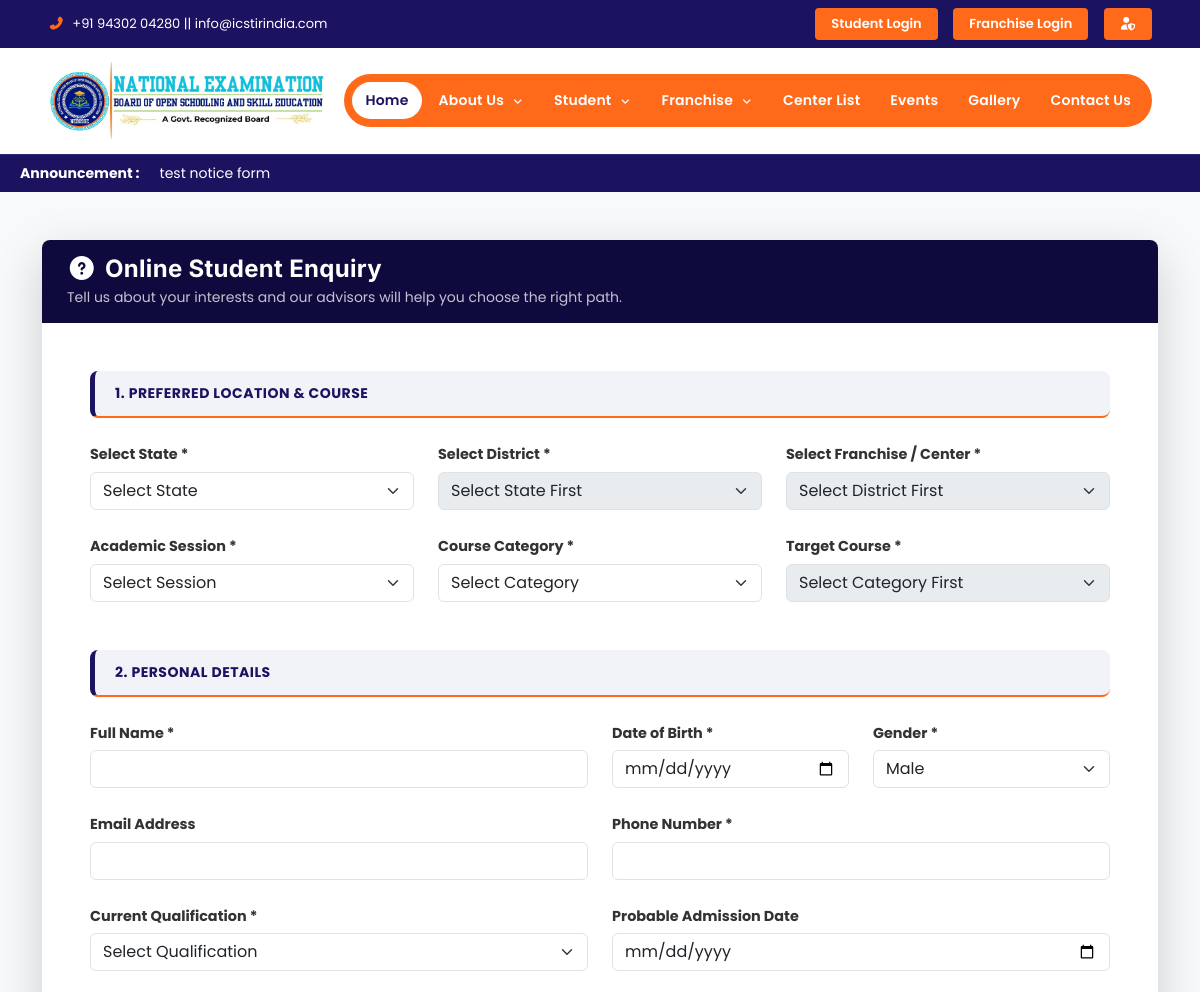
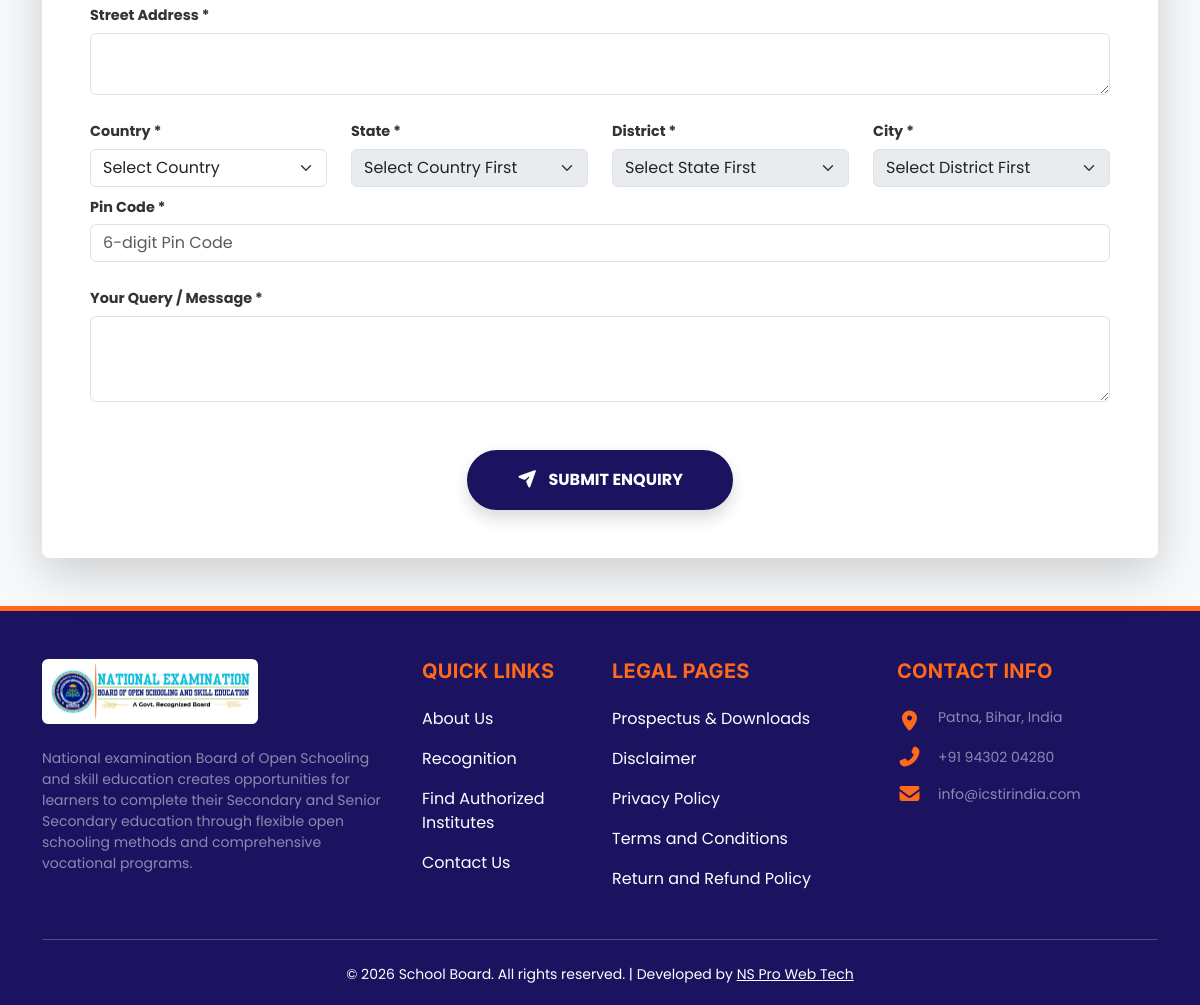
The app's page /student/online-student-enquiry.php with its own data (2 pictures, top to bottom).
### tables this page shows
CREATE TABLE `frontend_menus` (
  `id` int(11) NOT NULL,
  `parent_id` int(11) DEFAULT 0,
  `title` varchar(100) NOT NULL,
  `link` varchar(255) DEFAULT NULL,
  `sort_order` int(11) DEFAULT 0,
  `status` tinyint(1) DEFAULT 1,
  `created_at` timestamp NOT NULL DEFAULT current_timestamp()
);

### common/config.php (called while the page is built, shortened)
<?php
require_once(__DIR__ . "/db.php");
$SITE_SETTINGS = [];
try {
    $setStmt = $pdo->query("SELECT setting_key, setting_value FROM site_settings WHERE status = 1");
    $SITE_SETTINGS = $setStmt->fetchAll(PDO::FETCH_KEY_PAIR);
} catch (PDOException $e) {  }
function getSetting($key, $default = '') {
    global $SITE_SETTINGS;
    return $SITE_SETTINGS[$key] ?? $default;
}
?>

### student/online-student-enquiry.php (the view, shortened to what this page needs)
<?php
require_once('../common/config.php');
$profile = null;
?>
<!DOCTYPE html>
<html lang="en">
<head>
    <?php include("../common/meta.php"); ?>
    <link rel="stylesheet" href="<?php echo BASE_URL; ?>assets/css/style.css">
    <link id="dynamic-theme-css" rel="stylesheet" href="<?php echo BASE_URL; ?>theme.php">
    <link rel="stylesheet" href="<?php echo BASE_URL; ?>assets/css/student.css">
</head>
<body class="bg-light">
    <?php include("../common/header.php"); ?>
    <div class="container py-5">
        <div class="row justify-content-center">
            <div class="col-lg-12">
                <div class="card border-0 shadow-lg rounded-4 overflow-hidden">
                    <div class="card-header bg-primary-theme p-4 text-white">
                        <h4 class="mb-1 fw-bold"><i class="fas fa-question-circle me-2"></i>Online Student Enquiry</h4>
                        <p class="mb-0 small opacity-75">Tell us about your interests and our advisors will help you choose the right path.</p>
                    </div>
                    <div class="card-body p-4 p-md-5 bg-white">
                        <form id="enhancedEnquiryForm" class="row g-4">
                            <div class="col-12">
                                <div class="form-section-title mb-0">1. Preferred Location & Course</div>
                            </div>
                            <div class="col-md-4">
                                <label class="form-label small fw-bold">Select State *</label>
                                <select class="form-select" name="state" id="enq_state" required>
                                    <option value="">Select State</option>
                                </select>
                            </div>
                            <div class="col-md-4">
                                <label class="form-label small fw-bold">Select District *</label>
                                <select class="form-select" name="district" id="enq_district" required disabled>
                                    <option value="">Select State First</option>
                                </select>
                            </div>
                            <div class="col-md-4">
                                <label class="form-label small fw-bold">Select Franchise / Center *</label>
                                <select class="form-select" name="center_id" id="enq_center" required disabled>
                                    <option value="">Select District First</option>
                                </select>
                            </div>
                            <div class="col-md-4">
                                <label class="form-label small fw-bold">Academic Session *</label>
                                <select class="form-select" name="session_id" required>
                                    <option value="">Select Session</option>
                                </select>
                            </div>
                            <div class="col-md-4">
                                <label class="form-label small fw-bold">Course Category *</label>
                                <select class="form-select" name="course_category" id="enq_category" required>
                                    <option value="">Select Category</option>
                                </select>
                            </div>
                            <div class="col-md-4">
                                <label class="form-label small fw-bold">Target Course *</label>
                                <select class="form-select" name="course_id" id="enq_course" required disabled>
                                    <option value="">Select Category First</option>
                                </select>
                            </div>
                            <div class="col-12 mt-5">
                                <div class="form-section-title mb-0">2. Personal Details</div>
                            </div>
                            <div class="col-md-6">
                                <label class="form-label small fw-bold">Full Name *</label>
                                <input type="text" class="form-control" name="full_name" value="<?php echo $profile['full_name'] ?? ''; ?>" required>
                            </div>
                            <div class="col-md-3">
                                <label class="form-label small fw-bold">Date of Birth *</label>
                                <input type="date" class="form-control" name="dob" value="<?php echo $profile['dob'] ?? ''; ?>" required>
                            </div>
                            <div class="col-md-3">
                                <label class="form-label small fw-bold">Gender *</label>
                                <select class="form-select" name="gender" required>
                                    <option value="male" <?php echo ($profile['gender'] ?? '') == 'male' ? 'selected' : ''; ?>>Male</option>
                                </select>
                            </div>
                            <div class="col-md-6">
                                <label class="form-label small fw-bold">Email Address</label>
                                <input type="email" class="form-control" name="email" value="<?php echo $profile['email'] ?? ''; ?>">
                            </div>
                            <div class="col-md-6">
                                <label class="form-label small fw-bold">Phone Number *</label>
                                <input type="tel" class="form-control" name="mobile" value="<?php echo $profile['mobile'] ?? ''; ?>" required>
                            </div>
                            <div class="col-md-6">
                                <label class="form-label small fw-bold">Current Qualification *</label>
                                <select class="form-select" name="qualification" required>
                                    <option value="">Select Qualification</option>
                                </select>
                            </div>
                            <div class="col-md-6">
                                <label class="form-label small fw-bold">Probable Admission Date</label>
                                <input type="date" class="form-control" name="prob_admission_date">
                            </div>
                            <div class="col-12">
                                <label class="form-label small fw-bold">Street Address *</label>
                                <textarea class="form-control" name="address" rows="2" required></textarea>
                            </div>
                            <div class="col-md-3">
                                <label class="form-label small fw-bold">Country *</label>
                                <select class="form-select" name="country_id" id="enq_country" required><option value="">Select Country</option></select>
                            </div>
                            <div class="col-md-3">
                                <label class="form-label small fw-bold">State *</label>
                                <select class="form-select" name="state_id" id="enq_addr_state" required disabled><option value="">Select Country First</option></select>
                            </div>
                            <div class="col-md-3">
                                <label class="form-label small fw-bold">District *</label>
                                <select class="form-select" name="district_id" id="enq_addr_district" required disabled><option value="">Select State First</option></select>
                            </div>
                            <div class="col-md-3">
                                <label class="form-label small fw-bold">City *</label>
                                <select class="form-select" name="city_id" id="enq_addr_city" required disabled><option value="">Select District First</option></select>
                            </div>
                            <div class="col-md-12 mt-2">
                                <label class="form-label small fw-bold">Pin Code *</label>
                                <input type="text" class="form-control" name="pincode" placeholder="6-digit Pin Code" required pattern="[0-9]{6}" title="6 digit pin code">
                            </div>
                            <div class="col-12">
                                <label class="form-label small fw-bold">Your Query / Message *</label>
                                <textarea class="form-control" name="message" rows="3" required></textarea>
                            </div>
                            <div class="col-12 text-center mt-5">
                                <button type="submit" id="submitBtn" class="btn btn-primary-theme px-5 py-3 rounded-pill fw-bold shadow">
                                    <i class="fas fa-paper-plane me-2"></i> SUBMIT ENQUIRY
                                </button>
                            </div>
                        </form>
                    </div>
                </div>
            </div>
        </div>
    </div>
    <?php include("../common/footer.php"); ?>
</body>
</html>

### common/header.php (shortened to what this page needs)
<div class="top-bar py-2 d-lg-block text-white bg-primary-theme">
    <div class="container-fluid px-lg-5">
        <div class="row align-items-center">
            <div class="col-md-6 d-none d-sm-block text-start">
                <span class="me-3"><i class="fas fa-phone-alt text-secondary-theme me-2"></i><?php echo getSetting('site_phone', '+91 00000 00000'); ?> || <?php echo getSetting('site_email', 'info@example.com'); ?></span>
            </div>
            <div class="col-md-6 text-center text-sm-end">
                <?php if (isset($_SESSION['user_id'])): ?>
                    <span class="text-white me-3 small"><i class="fas fa-user-circle me-1"></i> Hi, <?php echo $_SESSION['username']; ?></span>
                    <a href="<?php echo BASE_URL . $_SESSION['role']; ?>/index.php" class="topbar-btn topbar-btn-orange me-2">Dashboard</a>
                    <a href="<?php echo BASE_URL; ?>logout.php" class="topbar-btn btn-danger text-white"><i class="fas fa-sign-out-alt"></i> Logout</a>
                <?php else: ?>
                    <a href="<?php echo BASE_URL; ?>login.php?role=student" class="topbar-btn topbar-btn-orange me-2">Student Login</a>
                    <a href="<?php echo BASE_URL; ?>login.php?role=franchise" class="topbar-btn topbar-btn-orange me-2">Franchise Login</a>
                    <a href="<?php echo BASE_URL; ?>login.php?role=admin" class="topbar-btn topbar-btn-orange"><i class="fas fa-user-shield"></i></a>
                <?php endif; ?>
            </div>
        </div>
    </div>
</div>
<nav class="navbar navbar-expand-lg navbar-light bg-white sticky-top">
    <div class="container-fluid px-lg-5">
        <a class="navbar-brand py-0" href="<?php echo BASE_URL; ?>">
            <img src="<?php echo BASE_URL . getSetting('theme_logo', 'media/general/logo.jpeg'); ?>" alt="Logo" height="90px" onerror="this.onerror=null; this.src='https://placehold.co/250x75/FFF/1b1260?text=LOGO';">
        </a>
        <div class="collapse navbar-collapse" id="navbarMain">
            <ul class="navbar-nav ms-auto mb-0 fw-semibold neb-nav-pill">
                <?php
                $menuStmt = $pdo->query("SELECT * FROM frontend_menus WHERE status = 1 ORDER BY sort_order ASC");
                $allMenus = $menuStmt->fetchAll(PDO::FETCH_ASSOC);
                $menuTree = [];
                foreach($allMenus as $m) {
                    $m_id = (int)$m['id'];
                    $p_id = (int)$m['parent_id'];
                    if($p_id == 0) $menuTree[$m_id] = ['info' => $m, 'children' => []];
                }
                foreach($allMenus as $m) {
                    $p_id = (int)$m['parent_id'];
                    if($p_id != 0 && isset($menuTree[$p_id])) $menuTree[$p_id]['children'][] = $m;
                }
                foreach($menuTree as $m_id => $m_item):
                    $m = $m_item['info'];
                    $children = $m_item['children'];
                    $hasChildren = !empty($children);
                    $current_slug = $_GET['slug'] ?? '';
                    if(empty($current_slug) && basename($_SERVER['PHP_SELF']) == 'index.php') {
                        $active = ($m['link'] == 'index.php' || $m['link'] == '' || $m['link'] == '/') ? 'active' : '';
                    } else {
                        $active = ($current_slug == $m['link']) ? 'active' : '';
                    }
                ?>
                    <li class="nav-item <?php echo $hasChildren ? 'dropdown' : ''; ?>">
                        <a class="nav-link <?php echo $active; ?> px-3 <?php echo $hasChildren ? 'dropdown-toggle' : ''; ?>"
                           href="<?php echo $hasChildren ? '#' : (str_contains($m['link'], 'http') ? $m['link'] : ($m['link'] == 'index.php' ? BASE_URL : BASE_URL . $m['link'])); ?>"
                           <?php echo $hasChildren ? 'id="drop-'.$m_id.'" role="button" data-bs-toggle="dropdown" aria-expanded="false"' : ''; ?>>
                            <?php echo htmlspecialchars($m['title']); ?>
                            <?php if($hasChildren): ?><i class="fas fa-angle-down ms-1" style="font-size:10px;"></i><?php endif; ?>
                        </a>
                    </li>
                <?php endforeach; ?>
            </ul>
        </div>
    </div>
</nav>
<div class="announcement-bar">
    <div class="announcement-label">Announcement :</div>
    <div class="announcement-marquee">
        <marquee behavior="scroll" direction="left" scrollamount="6">
            <?php
            $tickerNotices = $pdo->query("SELECT title FROM frontend_notices WHERE status = 1 ORDER BY notice_date DESC LIMIT 5")->fetchAll(PDO::FETCH_COLUMN);
            if(empty($tickerNotices)) {
                echo "Admissions Open for Session 2026-27. | Welcome to National Examination Board.";
            } else {
                echo implode(" &nbsp;&nbsp;&nbsp; | &nbsp;&nbsp;&nbsp; ", array_map('htmlspecialchars', $tickerNotices));
            }
            ?>
        </marquee>
    </div>
</div>

### records on screen
frontend_menus: title "Home"
frontend_menus: title "About Us"
frontend_menus: title "Student"
frontend_menus: title "Franchise"
frontend_menus: title "Center List"
frontend_menus: title "Events"
frontend_menus: title "Gallery"
frontend_menus: title "Contact Us"

### other values on screen
getSetting('site_phone', '+91 00000 00000') "+91 94302 04280"
getSetting('site_email', 'info@example.com') "info@icstirindia.com"
getSetting('site_address', 'Your Address Here') "Patna, Bihar, India"
